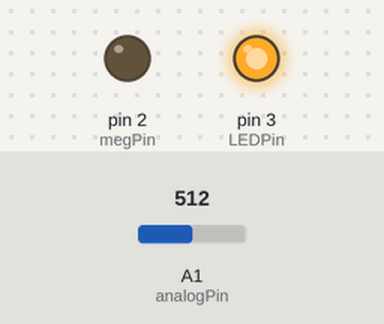
Simulated run of this sketch. Board: Arduino Uno, built with avr-gcc and run on an emulated ATmega328P. On the bench: output pins drawn as LEDs (lit = HIGH). Inputs (shaded band) come from the test bench; at power-on: A1 (analogPin) = 512. Pins used as bus, display or sensor lines are not drawn.

Above: at 0.2 s.
At 60.1 s:
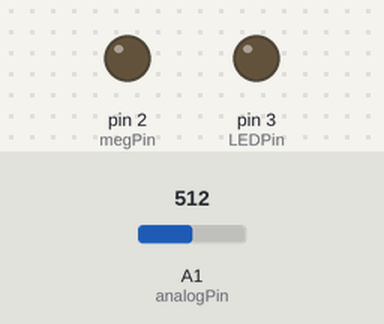
Timing chart, 0 to 61.6 s (numbered marks = the images above):
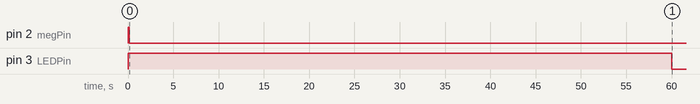

Measured:
- by itself, pin 2 (megPin): LOW → HIGH at 0.00 s, → LOW 0.15 s later
- by itself, pin 3 (LEDPin): LOW → HIGH at 0.00 s, → LOW 60.0 s later

The sketch:

FerroAudioAmp.ino
```cpp
#define avgNum  5
#define bandsNum  3


int analogPin = A1; // read from multiplexer using analog input 0
int strobePin = A2; // strobe is attached to digital pin 2
int resetPin = A0; // reset is attached to digital pin 3
int LEDPin = 3;
int megPin = 2;

int spectrumValue[7]; // to hold a2d values
int spectrumMax[7] = {90, 100, 100, 200, 200, 200, 200};
int spectrumMin[7] = {65, 65, 65, 65, 70, 90, 120};
int mapValue[7];

int BAND = 0;
int BASS  =  0;
int MID   =  0;
int TREM  =  0;
int count = 0;
long int sumBand = 0;
int avgBand = 0;

int flag = 0;
int avgFlag;
int lastRead[3][bandsNum];
int avgRead[avgNum][bandsNum];
int avgMax[bandsNum];

unsigned long lastTime = 0;
unsigned long Delay = 150;
unsigned long LEDLastTime = 0;
unsigned long LEDDelay = 60000;

void setup()
{
  //  Serial.begin(9600);
  pinMode(analogPin, INPUT);
  pinMode(strobePin, OUTPUT);
  pinMode(resetPin, OUTPUT);
  pinMode(megPin, OUTPUT);
  pinMode(LEDPin, OUTPUT);
  analogReference(DEFAULT);

  digitalWrite(resetPin, LOW);
  digitalWrite(strobePin, HIGH);
  digitalWrite(LEDPin, LOW);
}

void loop()
{
  readMSGEQ7();
  writeBands();
  writeEMag(BASS, 0);
  writeEMag(MID, 1);
  //  writeEMag(BASS + MID, 2);
  megOff();
  LEDOff();
}
void readMSGEQ7()
{
  digitalWrite(resetPin, HIGH);
  digitalWrite(resetPin, LOW);
  for (int i = 0; i < 7; i++)
  {
    digitalWrite(strobePin, LOW);
    delayMicroseconds(30); // to allow the output to settle
    spectrumValue[i] = analogRead(analogPin);
    if (spectrumMax[i] < spectrumValue[i])
      spectrumMax[i] = spectrumValue[i];
    spectrumValue[i] = constrain(spectrumValue[i], spectrumMin[i], 1023);
    mapValue[i] = map(spectrumValue[i], spectrumMin[i], spectrumMax[i], 0, 255);
    digitalWrite(strobePin, HIGH);
  }
}

void writeBands()
{
  BAND = 0;
  for (int i = 0; i < 4; i++)
  {
    BAND = mapValue[i] + BAND;
  }
  BASS  = (mapValue[0] + mapValue[1]);
  MID   = (mapValue[2] + mapValue[3]);
  TREM  = (mapValue[4] + mapValue[5]);


  sumBand += BAND;
  count++;
  if (count >= 1000) {
    avgBand = sumBand / 1000;
    sumBand = 0;
    count = 0;
    //    Serial.println(avgBand);
  }

}

void writeEMag(int bands, int index)
{
  int TH = 2 * avgBand;
  int sum = 0 ;
  int avg = 0 ;

  for (int i = 0; i < 3; i++) {
    sum = sum + lastRead[i][index];
  }
  lastRead[flag][index] = bands;

  for (int i = 0; i < avgNum; i++) {
    avg = avg + avgRead[i][index];
  }
  avgRead[avgFlag][index] = bands;

  avg = avg / avgNum;
  if (avg > avgMax[index])
    avgMax[index] = avg;
  //  Serial.print("avg:");
  //  Serial.print(avg);
  //  Serial.print(" - avgMax:");
  //  Serial.print(avgMax[index]);
  //  Serial.print(" - sum:");
  //  Serial.print(sum);
  //  Serial.print(" - bands:");
  //  Serial.println(bands);
  if (avgMax[index] / 3 > TH)
    TH = avgMax[index] / 3;

  if ((bands > TH) && ((bands > avg + 30) || ((bands) > (sum)) || (bands > avgMax[index]))) {
    digitalWrite(megPin, HIGH);
    LEDLastTime = millis();
    digitalWrite(LEDPin, HIGH);
    //    if ((bands > TH) && (bands > avg + 30)) {
    //      Serial.print(" A ");
    //      Serial.print(avg);
    //      Serial.print("-");
    //      Serial.print(bands);
    //    }
    //    if (((bands) > (sum))) {
    //      Serial.print(" B ");
    //      Serial.print(sum);
    //      Serial.print("-");
    //      Serial.print(bands);
    //    }
    //    if ((bands > avgMax)) {
    //      Serial.print(" C ");
    //      Serial.print(avgMax[index]);
    //      Serial.print("-");
    //      Serial.print(bands);
    //    }
    //    Serial.println();
  }
  avgMax[index] -= 1;
}

void megOff() {

  if ((millis() - lastTime) > Delay) {
    digitalWrite(megPin, LOW);
    lastTime = millis();
  }
  flag += 1;
  avgFlag += 1;
  if (flag > 2)
    flag = 0;
  if (avgFlag > avgNum - 1) {
    avgFlag = 0;
  }

}

void LEDOff() {
  if ((millis() - LEDLastTime) > LEDDelay) {
    digitalWrite(LEDPin, LOW);
  }
}
```
